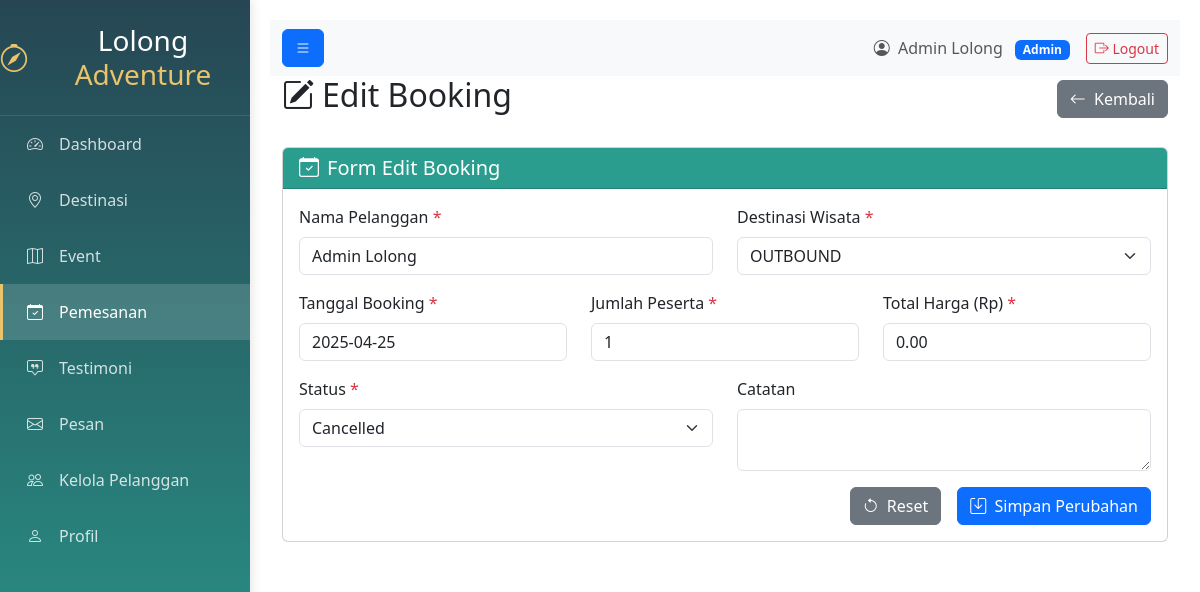
The app's page /pages/bookings/edit.php?id=11 (signed in) with its own data.
### tables this page shows
CREATE TABLE `bookings` (
  `id` int(11) NOT NULL,
  `booking_code` varchar(20) NOT NULL,
  `destination_id` int(11) NOT NULL,
  `user_id` int(11) NOT NULL,
  `booking_date` datetime NOT NULL,
  `participants` int(11) NOT NULL,
  `special_requests` text DEFAULT NULL,
  `total_price` decimal(10,2) NOT NULL,
  `status` enum('pending','confirmed','completed','cancelled','failed') DEFAULT 'pending',
  `notes` text DEFAULT NULL,
  `created_at` timestamp NOT NULL DEFAULT current_timestamp(),
  `updated_at` timestamp NOT NULL DEFAULT current_timestamp() ON UPDATE current_timestamp(),
  `payment_status` enum('pending','paid','failed') DEFAULT 'pending',
  `payment_method` varchar(50) DEFAULT NULL,
  `payment_token` varchar(255) DEFAULT NULL,
  `payment_data` longtext DEFAULT NULL CHECK (json_valid(`payment_data`)),
  `ticket_type` varchar(50) DEFAULT NULL
);

CREATE TABLE `users` (
  `id` int(11) NOT NULL,
  `password` varchar(255) NOT NULL,
  `full_name` varchar(100) DEFAULT NULL,
  `profile_pic` varchar(255) DEFAULT NULL,
  `email` varchar(100) NOT NULL,
  `phone` varchar(20) DEFAULT NULL,
  `address` text DEFAULT NULL,
  `role` enum('admin','manager','staff') DEFAULT 'staff',
  `is_active` tinyint(1) DEFAULT 1,
  `last_login` datetime DEFAULT NULL,
  `reset_token` varchar(255) DEFAULT NULL,
  `token_expires` datetime DEFAULT NULL,
  `created_at` timestamp NOT NULL DEFAULT current_timestamp(),
  `updated_at` timestamp NOT NULL DEFAULT current_timestamp() ON UPDATE current_timestamp(),
  `created_by` int(11) DEFAULT NULL,
  `google_id` varchar(255) DEFAULT NULL
);

CREATE TABLE `destinations` (
  `id` int(11) NOT NULL,
  `name` varchar(100) NOT NULL,
  `location` varchar(100) NOT NULL,
  `description` text DEFAULT NULL,
  `duration` varchar(50) DEFAULT NULL,
  `price` decimal(10,2) DEFAULT NULL,
  `difficulty` enum('easy','medium','hard') DEFAULT NULL,
  `image_url` varchar(255) DEFAULT 'default.jpg',
  `is_featured` tinyint(1) DEFAULT 0,
  `created_at` timestamp NOT NULL DEFAULT current_timestamp(),
  `updated_at` timestamp NOT NULL DEFAULT current_timestamp() ON UPDATE current_timestamp(),
  `status` enum('active','inactive') DEFAULT 'active'
);

### pages/bookings/edit.php (the view, shortened to what this page needs)
<?php
require_once __DIR__ . '/../../config/database.php';
$booking_id = isset($_GET['id']) ? filter_var($_GET['id'], FILTER_SANITIZE_NUMBER_INT) : null;
$booking = null;
$destinations = [];
if ($booking_id) {
    try {
        $stmt = $pdo->prepare("SELECT b.*, d.name as destination_name, u.full_name as customer_name
                              FROM bookings b
                              JOIN destinations d ON b.destination_id = d.id
                              JOIN users u ON b.user_id = u.id
                              WHERE b.id = ?");
        $stmt->execute([$booking_id]);
        $booking = $stmt->fetch(PDO::FETCH_ASSOC);
    } catch (PDOException $e) {
        $_SESSION['error_message'] = 'Gagal mengambil data booking: ' . htmlspecialchars($e->getMessage());
        header('Location: index.php');
        exit();
    }
} else {
    $_SESSION['error_message'] = 'ID Booking tidak valid';
    header('Location: index.php');
    exit();
}
try {
    $stmt = $pdo->query("SELECT id, name FROM destinations WHERE status = 'active'");
    $destinations = $stmt->fetchAll(PDO::FETCH_ASSOC);
} catch (PDOException $e) {
    $error_message = 'Gagal mengambil data destinasi: ' . htmlspecialchars($e->getMessage());
}
?>
<!DOCTYPE html>
<html lang="id">
<head>
    <link href="https://cdn.jsdelivr.net/npm/bootstrap@5.3.0/dist/css/bootstrap.min.css" rel="stylesheet">
    <link rel="stylesheet" href="https://cdn.jsdelivr.net/npm/bootstrap-icons@1.10.0/font/bootstrap-icons.css">
    <link rel="stylesheet" href="https://cdn.jsdelivr.net/npm/flatpickr/dist/flatpickr.min.css">
</head>
<body>
    <div class="wrapper">
        <?php include('../../includes/sidebar.php'); ?>
        <div id="content" class="main-content">
            <nav class="navbar navbar-expand-lg navbar-light bg-light sticky-top">
                <div class="container-fluid">
                    <button type="button" id="sidebarCollapse" class="btn btn-primary">
                        <i class="bi bi-list"></i>
                    </button>
                    <div class="d-flex align-items-center ms-auto">
                        <span class="navbar-text me-3">
                            <i class="bi bi-person-circle me-1"></i> <?php echo htmlspecialchars($_SESSION['full_name'] ?? 'Admin'); ?>
                            <span class="badge bg-primary ms-2"><?php echo ucfirst($_SESSION['role'] ?? 'staff'); ?></span>
                        </span>
                        <a href="../logout.php" class="btn btn-outline-danger btn-sm">
                            <i class="bi bi-box-arrow-right"></i> Logout
                        </a>
                    </div>
                </div>
            </nav>
            <div class="container-fluid">
                <div class="d-flex justify-content-between align-items-center mb-4">
                    <h2><i class="bi bi-pencil-square me-2"></i>Edit Booking</h2>
                    <a href="index.php" class="btn btn-secondary">
                        <i class="bi bi-arrow-left me-1"></i> Kembali
                    </a>
                </div>
                <div class="card">
                    <div class="card-header card-header-custom">
                        <h5 class="mb-0"><i class="bi bi-calendar-check me-2"></i>Form Edit Booking</h5>
                    </div>
                    <div class="card-body">
                        <form method="POST">
                            <div class="row mb-3">
                                <div class="col-md-6">
                                    <label for="customer_name" class="form-label">Nama Pelanggan <span class="text-danger">*</span></label>
                                    <input type="text" class="form-control" id="customer_name"
                                        value="<?php echo htmlspecialchars($booking['customer_name']); ?>" readonly>
                                </div>
                                <div class="col-md-6">
                                    <label for="destination_id" class="form-label">Destinasi Wisata <span class="text-danger">*</span></label>
                                    <select class="form-select" id="destination_id" name="destination_id" required>
                                        <?php foreach ($destinations as $destination): ?>
                                            <option value="<?php echo $destination['id']; ?>"
                                                <?php echo $destination['id'] == $booking['destination_id'] ? 'selected' : ''; ?>>
                                                <?php echo htmlspecialchars($destination['name']); ?>
                                            </option>
                                        <?php endforeach; ?>
                                    </select>
                                </div>
                            </div>
                            <div class="row mb-3">
                                <div class="col-md-4">
                                    <label for="booking_date" class="form-label">Tanggal Booking <span class="text-danger">*</span></label>
                                    <input type="text" class="form-control datepicker" id="booking_date" name="booking_date"
                                        value="<?php echo htmlspecialchars(date('Y-m-d', strtotime($booking['booking_date']))); ?>" required>
                                </div>
                                <div class="col-md-4">
                                    <label for="participants" class="form-label">Jumlah Peserta <span class="text-danger">*</span></label>
                                    <input type="number" class="form-control" id="participants" name="participants"
                                        value="<?php echo htmlspecialchars($booking['participants']); ?>" min="1" required>
                                </div>
                                <div class="col-md-4">
                                    <label for="total_price" class="form-label">Total Harga (Rp) <span class="text-danger">*</span></label>
                                    <input type="number" step="0.01" class="form-control" id="total_price" name="total_price"
                                        value="<?php echo htmlspecialchars($booking['total_price']); ?>" min="0" required>
                                </div>
                            </div>
                            <div class="row mb-3">
                                <div class="col-md-6">
                                    <label for="status" class="form-label">Status <span class="text-danger">*</span></label>
                                    <select class="form-select" id="status" name="status" required>
                                        <option value="cancelled" <?php echo $booking['status'] == 'cancelled' ? 'selected' : ''; ?>>Cancelled</option>
                                    </select>
                                </div>
                                <div class="col-md-6">
                                    <label for="notes" class="form-label">Catatan</label>
                                    <textarea class="form-control" id="notes" name="notes" rows="2"><?php echo htmlspecialchars($booking['notes']); ?></textarea>
                                </div>
                            </div>
                            <div class="d-grid gap-2 d-md-flex justify-content-md-end">
                                <button type="reset" class="btn btn-secondary me-md-2">
                                    <i class="bi bi-arrow-counterclockwise me-1"></i> Reset
                                </button>
                                <button type="submit" class="btn btn-primary">
                                    <i class="bi bi-save me-1"></i> Simpan Perubahan
                                </button>
                            </div>
                        </form>
                    </div>
                </div>
            </div>
        </div>
    </div>
</body>
</html>

### pages/bookings/edit.php (style rules this page uses)
:root { --primary-color: #2a9d8f; --secondary-color: #264653; --accent-color: #e9c46a; }
.wrapper { display: flex; width: 100%; min-height: 100vh; }
.main-content { flex: 1; transition: all 0.3s; width: calc(100% - 250px); margin-left: 250px; padding: 20px; }
.card-header-custom { background-color: var(--primary-color); color: white; border-radius: 8px 8px 0 0; }
.form-label span.text-danger { color: #dc3545; }

### records on screen
bookings: user.full_name "Admin Lolong", destination_id "OUTBOUND", booking_date "2025-04-25", participants "1", total_price "0.00", status "Cancelled"

### other values on screen
$_SESSION['full_name'] "Admin Lolong"
$_SESSION['role'] "Admin"
